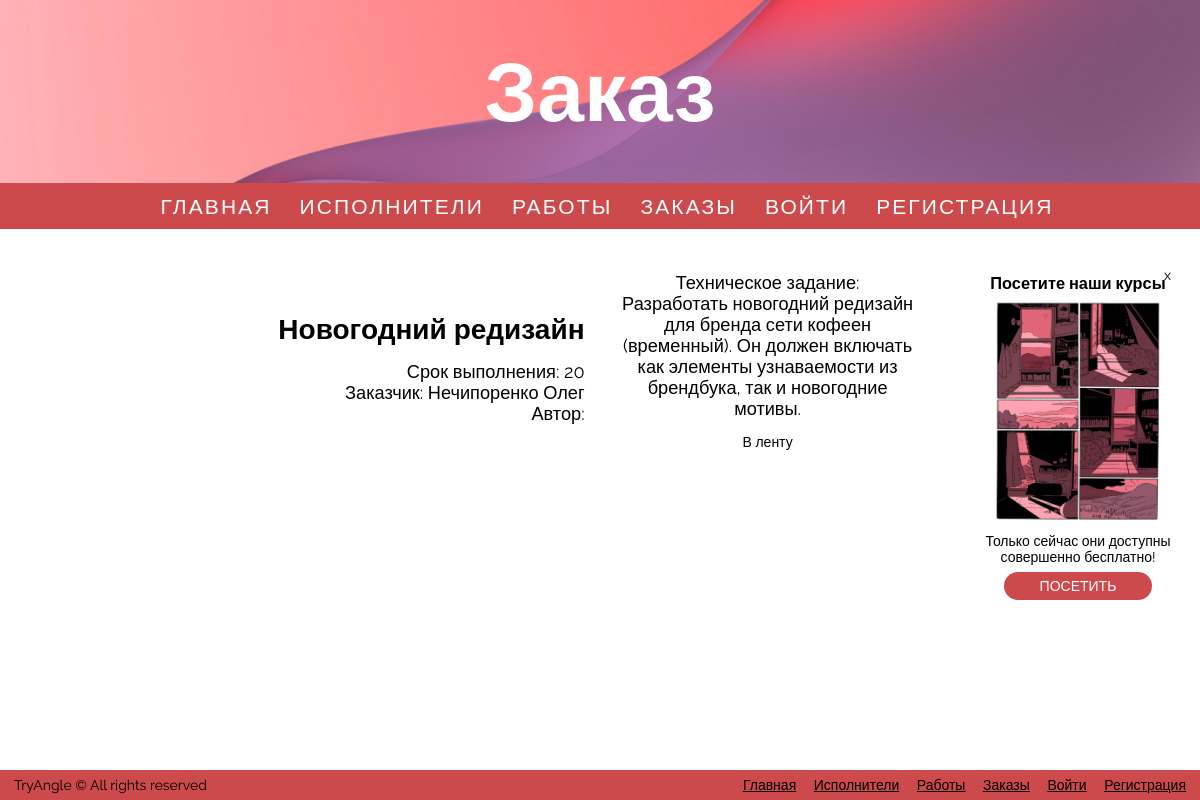
/requests.html/8, run on the app's committed database.
### app.py (models this page shows)
class Request(db.Model):
    id = db.Column(db.Integer, primary_key=True)
    name = db.Column(db.String(100), nullable=False)
    number = db.Column(db.Integer, nullable=False)
    customer = db.Column(db.Integer, db.ForeignKey(User.id), nullable=False)
    artist = db.Column(db.Integer, db.ForeignKey(User.id))
    about = db.Column(db.Text, nullable=False)

class User(UserMixin, db.Model):
    id = db.Column(db.Integer, primary_key=True)
    email = db.Column(db.String(100), unique=True)
    password = db.Column(db.String(100), nullable=False)
    surname = db.Column(db.String(50), nullable=False)
    name = db.Column(db.String(50), nullable=False)
    phone = db.Column(db.String(15), nullable=False)
    isartist = db.Column(db.Boolean, nullable=False)
    artist_specialization = db.Column(db.String(50))
    artist_exp = db.Column(db.Integer)
    customer_company = db.Column(db.String(100))
    customer_sphere = db.Column(db.String(50))
    about = db.Column(db.Text, nullable=False)

### app.py (the view, shortened to what this page needs)
@app.route("/requests.html/<int:id>", methods=['POST', 'GET'])
def request_detail(id):
    requestik = Request.query.get(id)
    users = User.query.order_by(User.id.desc()).all()
    return render_template("request.html", requestik=requestik, users=users, current_user=current_user, authenticated=current_user.is_authenticated)

### templates/request.html (shortened to what this page needs)
<!DOCTYPE html>
<html lang='en-EN'>
<head>
  <link href='../static/styles.css' rel='stylesheet'>
</head>
<body>
  <div class='wrapper'>
  <header>
      <h1>Заказ</h1>
  </header>
  <nav>
      <a href='/' title='Главная'>Главная</a>
      <a href='/artists.html' title='Исполнители'>Исполнители</a>
      <a href='/completes.html' title='Работы'>Работы</a>
      <a href='/requests.html' title='Заказы'>Заказы</a>
      {% if not authenticated %}
      <a href='/login.html' title='Войти'>Войти</a>
      <a href='/signup.html' title='Регистрация'>Регистрация</a>
      {% endif %}
  </nav>
  <main>
    <div class='ad'>
      <p class='close' onclick='hideAd()'>x</p>
      <h3>Посетите наши курсы</h3>
      <img src='../static/src/ad.png' alt='Курсы'>
      <p>Только сейчас они доступны совершенно бесплатно!</p>
      <a href='https://skillbox.ru/' title='Курсы'><p class='button'>Посетить</p></a>
    </div>
    <div class='section last'>
      <div class='left'>
        <h2>{{requestik.name}}</h2>
        <p>Срок выполнения: {{requestik.number}}</p>
        <p>Заказчик:
            {% for i in users %}
              {% if requestik.customer == i.id %}
                {{i.surname}} {{i.name}}
              {% endif %}
            {% endfor %}
        </p>
        <p>Автор:
        </p>
      </div>
      <div class='line'>
        <p>Техническое задание:</p>
        <p>{{requestik.about}}</p>
        <a href='/requests.html'><div class='card'>В ленту</div></a>
      </div>
    </div>
  </main>
  <div class='footer'>
    <div><p>TryAngle &#169 All rights reserved</p></div>
    <div>
      <a href='/' title='Главная'>Главная</a>
      <a href='/artists.html' title='Исполнители'>Исполнители</a>
      <a href='/completes.html' title='Работы'>Работы</a>
      <a href='/requests.html' title='Заказы'>Заказы</a>
      {% if not authenticated %}
      <a href='/login.html' title='Войти'>Войти</a>
      <a href='/signup.html' title='Регистрация'>Регистрация</a>
      {% endif %}
    </div>
  </div>
  </div>
</body>
</html>

### data on the page
Request: name "Новогодний редизайн", number "20", about "Разработать новогодний редизайн для бренда сети кофеен (временный). Он должен включать как элементы узнаваемости из брендбука, так и новогодние мотивы."
User: surname "Нечипоренко", name "Олег"
